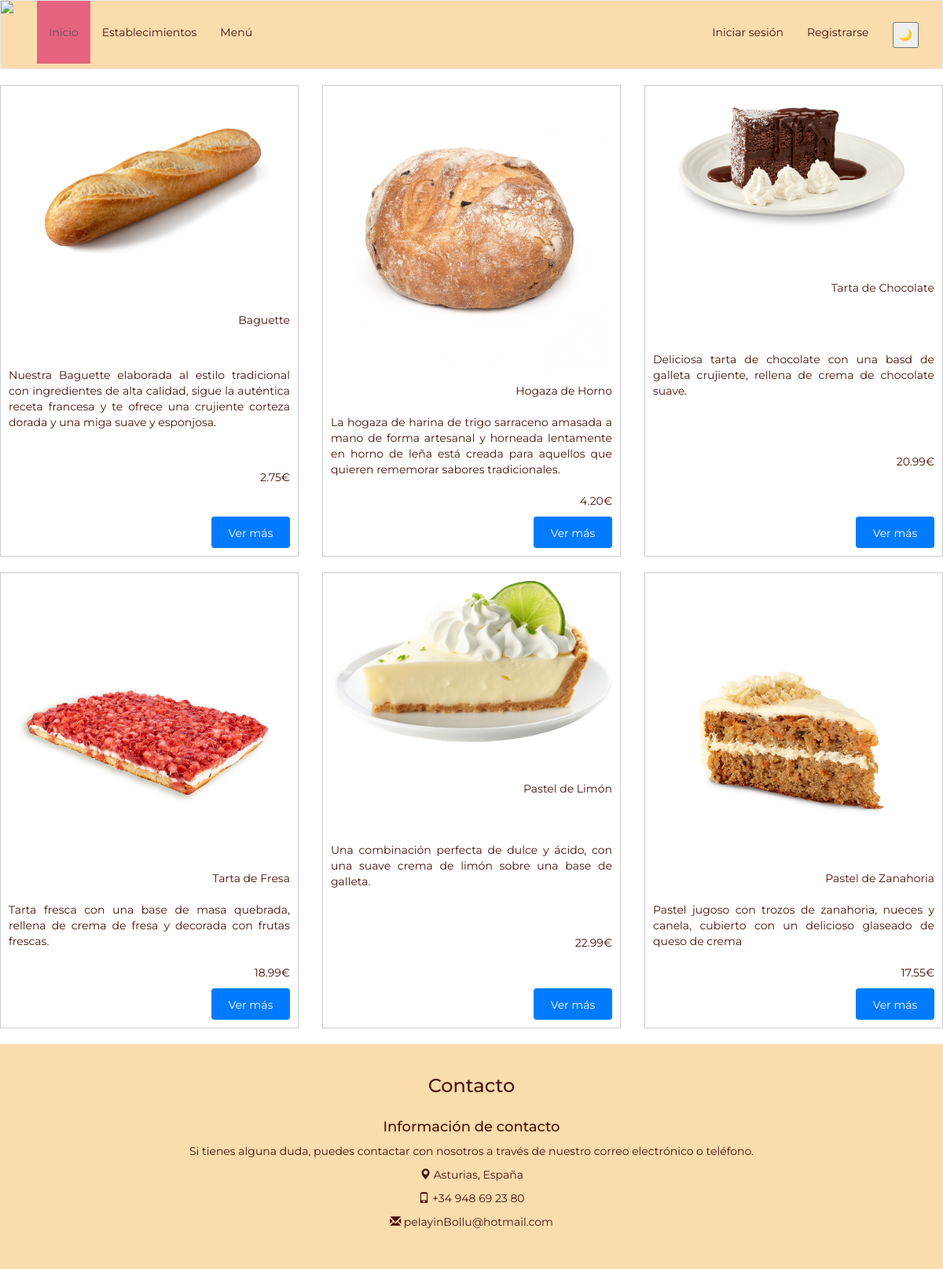
Page /menu.php on the committed database.
### tables this page shows
CREATE TABLE `productos` (
  `id` int NOT NULL AUTO_INCREMENT,
  `nombre` varchar(45) DEFAULT NULL,
  `descripcion` varchar(255) DEFAULT NULL,
  `precio` decimal(4,2) DEFAULT NULL,
  `categorias_id` int NOT NULL,
  `imagen` longblob NOT NULL,
  PRIMARY KEY (`id`),
  KEY `fk_Productos_Categorias_idx` (`categorias_id`),
  CONSTRAINT `fk_Productos_Categorias` FOREIGN KEY (`categorias_id`) REFERENCES `categorias` (`id`)
);

### menu.php (the view, shortened to what this page needs)
<?php
include 'includes/templates/header.php';
function listarPanaderia()
{
    $bd = conectarDB();
    $consulta = $bd->prepare("SELECT id, nombre, descripcion, precio, imagen FROM productos");
    $consulta->execute();
    $resultado = $consulta->get_result();
    ?>
    <link rel="stylesheet" href="./styles/menuStyles.css">
    <div class="productos">
    <?php while ($row = $resultado->fetch_assoc()): ?>
        <div class="fila-producto">
            <?php
            if (!empty($row['imagen'])) {
                echo "<div class='celda-imagen'><img class='imagen-producto' src='../imagenes/" . $row['imagen'] . "'></div>";
            } else {
                echo "<div class='celda-imagen'><img class='imagen-producto' src='https://via.placeholder.com/150'></div>";
            }
            ?>
            <div class="celda-nombre">
                <?= $row['nombre'] ?>
            </div>
            <div class="celda-descripcion">
                <?= $row['descripcion'] ?>
            </div>
            <div class="celda-precio">
                <?= $row['precio'] ?>€
            </div>
            <div class="celda-boton">
            <a href="pagina_destino.php?id=<?= $row['id'] ?>" class="btn">                    <div class="celda-boton">
                        Ver más
                    </div>
                </a>
            </div>
        </div>
    <?php endwhile; ?>
</div>
    <?php
}
?>
<section>
    <?php listarPanaderia();?>
</section>
<?php
include 'includes/templates/footer.php';
?>

### styles/index.css (style rules this page uses)
* { box-sizing: border-box; }
body { font-family: 'Montserrat', sans-serif; background-image: url("https://res.cloudinary.com/dbqqjaqqa/image/upload/v1490097089/bg_ftta6d.png"); color: #49130c; }

### styles/menuStyles.css (style rules this page uses)
.productos { display: flex; flex-wrap: wrap; justify-content: space-between; }
.fila-producto { display: flex; flex-direction: column; justify-content: space-between; border: 1px solid #ccc; margin-bottom: 20px; padding: 10px; width: calc(33.33% - 20px); align-items: flex-end; }
.celda-imagen img { width: 100%; height: auto; }
.celda-nombre, .celda-descripcion, .celda-precio { margin: 10px 0; text-align: justify; }
.celda-boton { text-align: center; }
.celda-boton a { background-color: #007BFF; color: white; padding: 10px 20px; height: 40px; width: 100px; text-align: center; }

### rows in the picture
productos: imagen (picture), nombre "Baguette", descripcion "Nuestra Baguette elaborada al estilo tradicional con ingredientes de alta calidad, sigue la auténtica receta francesa y te ofrece una crujiente corteza dorada y una miga suave y esponjosa.", precio "2.75"
productos: imagen (picture), nombre "Hogaza de Horno", descripcion "La hogaza de harina de trigo sarraceno amasada a mano de forma artesanal y horneada lentamente en horno de leña está creada para aquellos que quieren rememorar sabores tradicionales.", precio "4.20"
productos: imagen (picture), nombre "Tarta de Chocolate", descripcion "Deliciosa tarta de chocolate con una basd de galleta crujiente, rellena de crema de chocolate suave.", precio "20.99"
productos: imagen (picture), nombre "Tarta de Fresa", descripcion "Tarta fresca con una base de masa quebrada, rellena de crema de fresa y decorada con frutas frescas.", precio "18.99"
productos: imagen (picture), nombre "Pastel de Limón", descripcion "Una combinación perfecta de dulce y ácido, con una suave crema de limón sobre una base de galleta.", precio "22.99"
productos: imagen (picture), nombre "Pastel de Zanahoria", descripcion "Pastel jugoso con trozos de zanahoria, nueces y canela, cubierto con un delicioso glaseado de queso de crema", precio "17.55"
